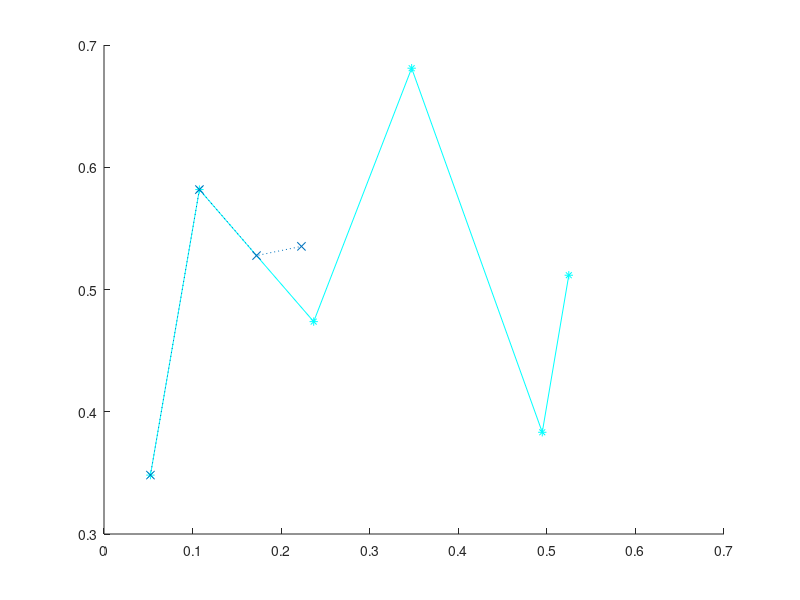

Recreate this plot in MATLAB. (Note: this script raises an error after producing the figure.)
clear
% For 6 points at a minimum, 3 sements will be created.
% For N points, N-3 semetns will be created
point_count = 6;
% xy = [0.3, 0.7, 0.1, 0.8, 0.4;
%        0.1, 0.6, 0.9, 0.5, 0.1];
% xy = zeros(2, 5);
% for i = 1:7
%     [xy(1,i), xy(2,i)] = ginput(1);
% end
hold on

load('xy_sample.mat');
% xy = xy(:, 1:6);
plot(xy(1,:),xy(2,:), 'c*-');

N = size(xy, 2);
b = zeros(4, N-3, 2);
% First row
b(1, 1, :) = xy(:, 1);
b(2, 1, :) = xy(:, 2);
b(3, 1, :) = (xy(:, 2) + xy(:, 3))./2;
b(4, 1, :) = 0.25*xy(:, 2) + 7*xy(:, 3)/12 + xy(:, 4)/6;
b(1, 2, :) = b(4, 1, :);
% last row
b(2, N-3, :) = (xy(:, N-2) + xy(:, N-1))./2;
b(3, N-3, :) = xy(:, N-1);
b(4, N-3, :) = xy(:, N);


for jj = 2: N-4
    b(2, jj, :) = 2*xy(:, jj + 1)/3 + xy(:, jj + 2)/3;
    b(3, jj, :) = xy(:, jj + 1)/3 + 2*xy(:, jj + 2)/3;
end

for jj = 2: N - 4
   b(4, jj, :) = (b(3, jj, :) + b(2, jj + 1, :))./2;
   b(1, jj + 1, :) = b(4, jj, :);
end

t = 0:0.01:1;
for i = 1: N-3
    b_mat = squeeze(b(:,i,:));
    b_mat_points = b_mat';
    
    last_bpoint_plot = plot(b_mat_points(1,:),b_mat_points(2,:), 'x:');
    
    c_xy = bezier3(t, b_mat');
    last_bazier_plot = plot(c_xy(1,:), c_xy(2,:));
end

%% Interactive Plot
% New input
for i = 1:4
    [xy(1,i + point_count), xy(2,i + point_count)] = ginput(1);
end
plot(xy(1,:),xy(2,:), 'c*-');


% N = N + 1;
% point_count = point_count + 4;
% % Update the last row
% b(2, N-3, :) = (xy(:, N-2) + xy(:, N-1))./2;
% b(3, N-3, :) = xy(:, N-1);
% b(4, N-3, :) = xy(:, N);
% % Update the second last row
% jj = N - 4;
% b(2, jj, :) = 2*xy(:, jj + 1)/3 + xy(:, jj + 2)/3;
% b(3, jj, :) = xy(:, jj + 1)/3 + 2*xy(:, jj + 2)/3;
% 
% b(4, jj, :) = (b(3, jj, :) + b(2, jj + 1, :))./2;
% b(1, jj + 1, :) = b(4, jj, :);
% % Plot
% delete(last_bpoint_plot);
% delete(last_bazier_plot);
% 
% for i = N - 2: N-3
%     b_mat = squeeze(b(:,i,:));
%     b_mat_points = b_mat';
%     
%     last_bpoint_plot = plot(b_mat_points(1,:),b_mat_points(2,:), 'x:');
%     
%     c_xy = bezier3(t, b_mat');
%     last_bazier_plot = plot(c_xy(1,:), c_xy(2,:));
% end




